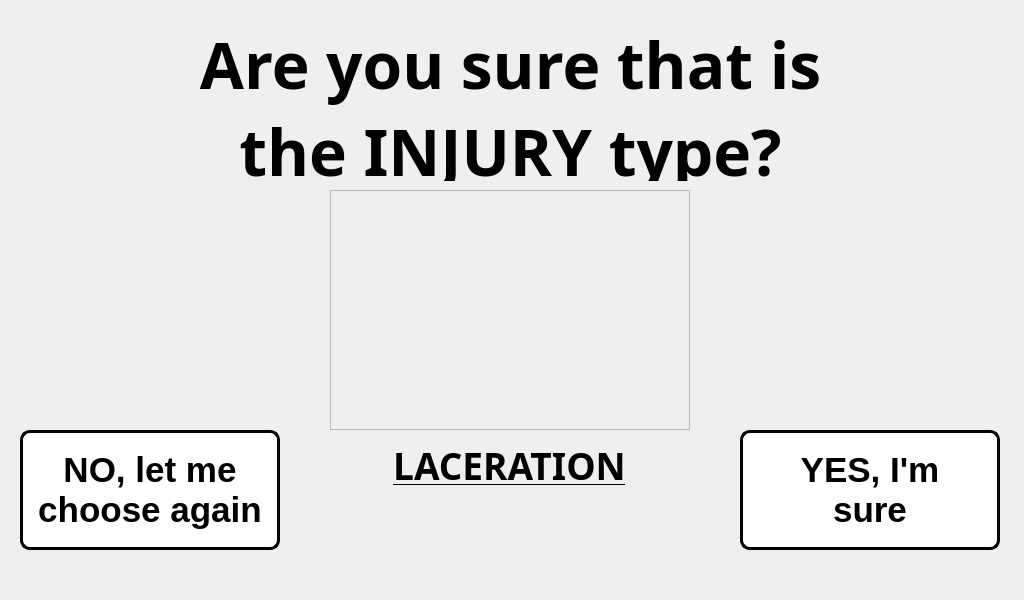
<?xml version="1.0" encoding="UTF-8"?>
<ui version="4.0">
 <class>step_1_window</class>
 <widget class="QMainWindow" name="step_1_window">
  <property name="geometry">
   <rect>
    <x>0</x>
    <y>0</y>
    <width>1024</width>
    <height>600</height>
   </rect>
  </property>
  <property name="minimumSize">
   <size>
    <width>1024</width>
    <height>600</height>
   </size>
  </property>
  <property name="maximumSize">
   <size>
    <width>1024</width>
    <height>600</height>
   </size>
  </property>
  <property name="windowTitle">
   <string>Step 1 Procedure</string>
  </property>
  <widget class="QWidget" name="centralwidget">
   <widget class="QLabel" name="text_steps">
    <property name="geometry">
     <rect>
      <x>20</x>
      <y>310</y>
      <width>981</width>
      <height>121</height>
     </rect>
    </property>
    <property name="font">
     <font>
      <pointsize>14</pointsize>
     </font>
    </property>
    <property name="text">
     <string>&lt;html&gt;&lt;head/&gt;&lt;body&gt;&lt;p align=&quot;center&quot;&gt;&lt;br/&gt;&lt;/p&gt;&lt;/body&gt;&lt;/html&gt;</string>
    </property>
   </widget>
   <widget class="QLabel" name="label">
    <property name="geometry">
     <rect>
      <x>0</x>
      <y>0</y>
      <width>1024</width>
      <height>600</height>
     </rect>
    </property>
    <property name="minimumSize">
     <size>
      <width>1024</width>
      <height>600</height>
     </size>
    </property>
    <property name="maximumSize">
     <size>
      <width>1024</width>
      <height>600</height>
     </size>
    </property>
    <property name="text">
     <string/>
    </property>
    <property name="pixmap">
     <pixmap>../pictures/program_pictures/main_wallpaper.png</pixmap>
    </property>
   </widget>
   <widget class="QPushButton" name="go_back">
    <property name="geometry">
     <rect>
      <x>20</x>
      <y>430</y>
      <width>260</width>
      <height>120</height>
     </rect>
    </property>
    <property name="minimumSize">
     <size>
      <width>260</width>
      <height>120</height>
     </size>
    </property>
    <property name="maximumSize">
     <size>
      <width>260</width>
      <height>120</height>
     </size>
    </property>
    <property name="font">
     <font>
      <family>MS Shell Dlg 2</family>
      <pointsize>26</pointsize>
      <weight>75</weight>
      <bold>true</bold>
     </font>
    </property>
    <property name="styleSheet">
     <string notr="true">QPushButton:hover:!pressed
{
  background-color: rgb(195,30,60);
}

QPushButton
{
  background-color: white;
color: black;
border-style: outset;
border-width: 3px;
border-radius:10px;
border-color: black;
}</string>
    </property>
    <property name="text">
     <string>NO, let me
choose again</string>
    </property>
   </widget>
   <widget class="QPushButton" name="sure_button">
    <property name="geometry">
     <rect>
      <x>740</x>
      <y>430</y>
      <width>260</width>
      <height>120</height>
     </rect>
    </property>
    <property name="minimumSize">
     <size>
      <width>260</width>
      <height>120</height>
     </size>
    </property>
    <property name="maximumSize">
     <size>
      <width>260</width>
      <height>120</height>
     </size>
    </property>
    <property name="font">
     <font>
      <family>MS Shell Dlg 2</family>
      <pointsize>26</pointsize>
      <weight>75</weight>
      <bold>true</bold>
     </font>
    </property>
    <property name="styleSheet">
     <string notr="true">QPushButton:hover:!pressed
{
  background-color: rgb(195,30,60);
}

QPushButton
{
  background-color: white;
color: black;
border-style: outset;
border-width: 3px;
border-radius:10px;
border-color: black;
}</string>
    </property>
    <property name="text">
     <string>YES, I'm
sure</string>
    </property>
   </widget>
   <widget class="QLabel" name="gif_player_label_2">
    <property name="geometry">
     <rect>
      <x>330</x>
      <y>190</y>
      <width>360</width>
      <height>240</height>
     </rect>
    </property>
    <property name="minimumSize">
     <size>
      <width>360</width>
      <height>240</height>
     </size>
    </property>
    <property name="maximumSize">
     <size>
      <width>360</width>
      <height>240</height>
     </size>
    </property>
    <property name="font">
     <font>
      <family>Unispace</family>
      <pointsize>16</pointsize>
      <weight>75</weight>
      <bold>true</bold>
     </font>
    </property>
    <property name="frameShape">
     <enum>QFrame::StyledPanel</enum>
    </property>
    <property name="frameShadow">
     <enum>QFrame::Sunken</enum>
    </property>
    <property name="lineWidth">
     <number>1</number>
    </property>
    <property name="text">
     <string/>
    </property>
    <property name="pixmap">
     <pixmap>../pictures/body_parts/laceration_display.png</pixmap>
    </property>
    <property name="alignment">
     <set>Qt::AlignCenter</set>
    </property>
   </widget>
   <widget class="QLabel" name="TITLE">
    <property name="geometry">
     <rect>
      <x>55</x>
      <y>20</y>
      <width>911</width>
      <height>161</height>
     </rect>
    </property>
    <property name="font">
     <font>
      <family>Unispace</family>
      <pointsize>72</pointsize>
      <weight>75</weight>
      <bold>true</bold>
     </font>
    </property>
    <property name="text">
     <string>&lt;html&gt;&lt;head/&gt;&lt;body&gt;&lt;p align=&quot;center&quot;&gt;&lt;span style=&quot; font-size:48pt;&quot;&gt;Are you sure that is&lt;br/&gt;the &lt;/span&gt;&lt;span style=&quot; font-size:48pt; text-decoration: underline;&quot;&gt;INJURY&lt;/span&gt;&lt;span style=&quot; font-size:48pt;&quot;&gt; type?&lt;/span&gt;&lt;/p&gt;&lt;/body&gt;&lt;/html&gt;</string>
    </property>
    <property name="alignment">
     <set>Qt::AlignCenter</set>
    </property>
   </widget>
   <widget class="QLabel" name="label_2">
    <property name="geometry">
     <rect>
      <x>0</x>
      <y>0</y>
      <width>1024</width>
      <height>600</height>
     </rect>
    </property>
    <property name="minimumSize">
     <size>
      <width>1024</width>
      <height>600</height>
     </size>
    </property>
    <property name="maximumSize">
     <size>
      <width>1024</width>
      <height>600</height>
     </size>
    </property>
    <property name="text">
     <string/>
    </property>
    <property name="pixmap">
     <pixmap>pictures/program_pictures/main_wallpaper.png</pixmap>
    </property>
   </widget>
   <widget class="QLabel" name="title_step_2">
    <property name="geometry">
     <rect>
      <x>334</x>
      <y>430</y>
      <width>351</width>
      <height>71</height>
     </rect>
    </property>
    <property name="font">
     <font>
      <family>Unispace</family>
      <pointsize>18</pointsize>
      <weight>75</weight>
      <bold>true</bold>
     </font>
    </property>
    <property name="text">
     <string>&lt;html&gt;&lt;head/&gt;&lt;body&gt;&lt;p align=&quot;center&quot;&gt;&lt;span style=&quot; font-size:28pt; text-decoration: underline;&quot;&gt;LACERATION&lt;/span&gt;&lt;/p&gt;&lt;/body&gt;&lt;/html&gt;</string>
    </property>
    <property name="alignment">
     <set>Qt::AlignCenter</set>
    </property>
   </widget>
   <zorder>label_2</zorder>
   <zorder>label</zorder>
   <zorder>text_steps</zorder>
   <zorder>go_back</zorder>
   <zorder>sure_button</zorder>
   <zorder>gif_player_label_2</zorder>
   <zorder>TITLE</zorder>
   <zorder>title_step_2</zorder>
  </widget>
 </widget>
 <resources/>
 <connections/>
</ui>
